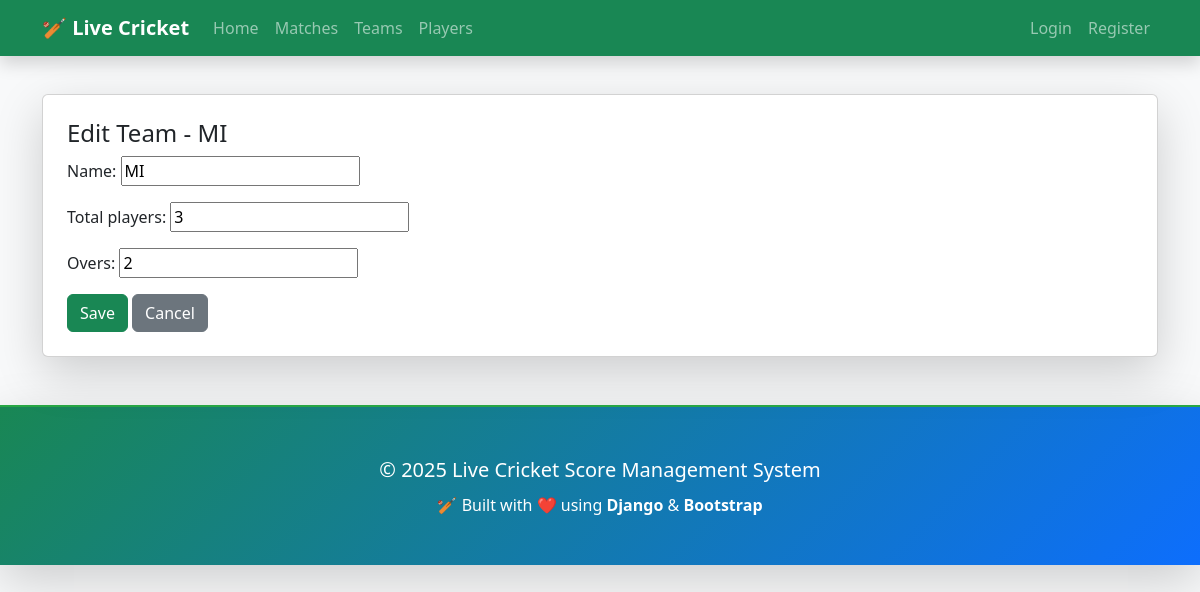
Page /edit-team/2/ on the committed database.
### home/models.py (models this page shows, shortened)
class Team(models.Model):
    name = models.CharField(max_length=100, unique=True)  # ✅ must be unique
    total_players = models.IntegerField()
    overs = models.IntegerField()
    wickets = models.IntegerField(editable=False)  # ✅ auto-calculated
    disqualified = models.BooleanField(default=False)

### home/views.py (the view)
# urls.py: path("edit-team/<int:team_id>/", views.edit_team, name="edit_team"),
def edit_team(request, team_id):
    team = get_object_or_404(Team, id=team_id)
    if request.method == "POST":
        form = TeamForm(request.POST, instance=team)
        if form.is_valid():
            team = form.save(commit=False)
            team.wickets = team.total_players - 1  # auto set
            team.save()
            messages.success(request, f"Team '{team.name}' updated successfully!")
            return redirect("home")
    else:
        form = TeamForm(instance=team)
    return render(request, "edit_team.html", {"form": form, "team": team})

### home/forms.py (shortened to what this page needs)
class TeamForm(forms.ModelForm):
    class Meta:
        model = Team
        fields = ["name", "total_players", "overs"]

### templates/edit_team.html (shortened to what this page needs)
{% extends "base.html" %}
{% block body %}
<div class="card p-4 shadow-lg">
  <h4>Edit Team - {{ team.name }}</h4>
  <form method="POST">
    {{ form.as_p }}
    <button type="submit" class="btn btn-success">Save</button>
    <a href="{% url 'home' %}" class="btn btn-secondary">Cancel</a>
  </form>
</div>
{% endblock %}

### templates/base.html (style rules this page uses)
body { padding-top: 70px; }

### rows in the picture
Team: name "MI", total_players "3", overs "2"
